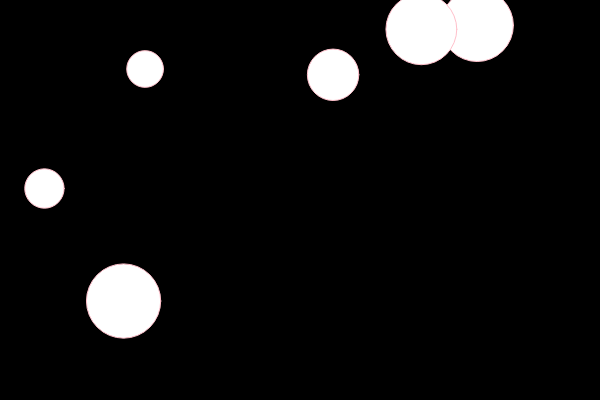
Frame 1 (no input)
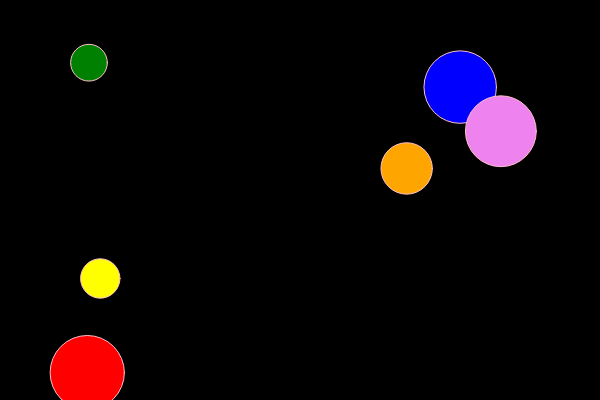
Frame 60 (no input)
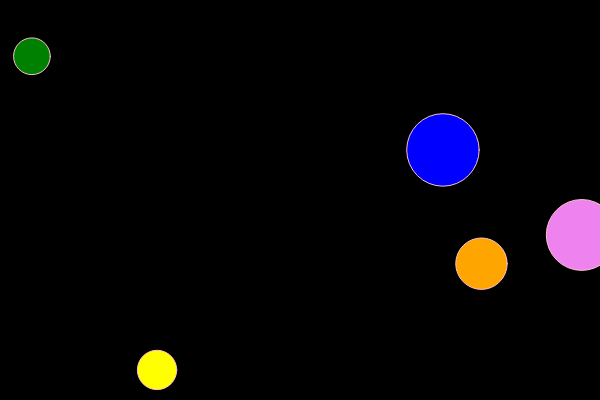
Frame 120 (the mouse pressed at the canvas centre since frame 60)

The p5.js sketch that drew these frames (run headless with seeded random() and noise() and a simulated clock; from frame 60 on, the mouse is pressed at the canvas centre):

// p5.js sketch
// ── sketch.js
var bubbles = [];

function setup() {
  createCanvas(600,400);
  
  bubble1 = new Bubble();
  bubble2 = new Bubble();
  bubble3 = new Bubble();
  bubble4 = new Bubble();
  bubble5 = new Bubble();
  bubble6 = new Bubble();

}

function draw() {
  background(0);
  bubble1.move();
  bubble2.move();
  bubble3.move();
  bubble4.move();
  bubble5.move();
  bubble6.move();
  
  bubble1.display();
  bubble2.display();
  bubble3.display();
  bubble4.display();
  bubble5.display();
  bubble6.display();
  
   bubble1.color="red";
   bubble2.color="green";
   bubble3.color="blue";
   bubble4.color="violet";
   bubble5.color="yellow";
   bubble6.color="orange";
}

    
// ── Bubble.js
class Bubble {
  
  constructor() { 
    var allInstances = [];
    
    var radius = random(10,100);
    this.x = random(0, width);
    this.y = random(0, height);
    this.width = radius;
    this.height = radius;
    this.color = "white";
    this.velocityX = random(-2, +2);
    this.velocityY= random(-2, +2);
    
    this.display = function() {
      stroke("pink");
      fill(this.color);
      ellipse(this.x, this.y, this.width, this.height);
    }
    
    this.move = function() {
      this.x = this.x + this.velocityX;
      this.y = this.y + this.velocityY;
    }
      
  }
}
